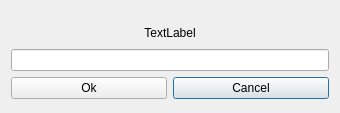
<?xml version="1.0" encoding="UTF-8"?>
<ui version="4.0">
 <class>SetNameWidnow</class>
 <widget class="QDialog" name="SetNameWidnow">
  <property name="geometry">
   <rect>
    <x>0</x>
    <y>0</y>
    <width>340</width>
    <height>113</height>
   </rect>
  </property>
  <property name="windowTitle">
   <string>SetNameWidnow</string>
  </property>
  <layout class="QGridLayout" name="gridLayout_2">
   <item row="0" column="0">
    <layout class="QGridLayout" name="gridLayout">
     <item row="2" column="1">
      <widget class="QPushButton" name="cancelButton">
       <property name="text">
        <string>Cancel</string>
       </property>
      </widget>
     </item>
     <item row="0" column="0" colspan="2">
      <widget class="QLabel" name="textLabel">
       <property name="minimumSize">
        <size>
         <width>0</width>
         <height>30</height>
        </size>
       </property>
       <property name="maximumSize">
        <size>
         <width>16777215</width>
         <height>20</height>
        </size>
       </property>
       <property name="text">
        <string>TextLabel</string>
       </property>
       <property name="alignment">
        <set>Qt::AlignCenter</set>
       </property>
      </widget>
     </item>
     <item row="2" column="0">
      <widget class="QPushButton" name="okButton">
       <property name="text">
        <string>Ok</string>
       </property>
      </widget>
     </item>
     <item row="1" column="0" colspan="2">
      <widget class="QLineEdit" name="lineEdit"/>
     </item>
    </layout>
   </item>
  </layout>
 </widget>
 <layoutdefault spacing="6" margin="11"/>
 <resources/>
 <connections>
  <connection>
   <sender>cancelButton</sender>
   <signal>clicked()</signal>
   <receiver>SetNameWidnow</receiver>
   <slot>cancelButtonPressed()</slot>
   <hints>
    <hint type="sourcelabel">
     <x>251</x>
     <y>89</y>
    </hint>
    <hint type="destinationlabel">
     <x>169</x>
     <y>56</y>
    </hint>
   </hints>
  </connection>
  <connection>
   <sender>lineEdit</sender>
   <signal>textChanged(QString)</signal>
   <receiver>SetNameWidnow</receiver>
   <slot>textChanged()</slot>
   <hints>
    <hint type="sourcelabel">
     <x>169</x>
     <y>59</y>
    </hint>
    <hint type="destinationlabel">
     <x>169</x>
     <y>56</y>
    </hint>
   </hints>
  </connection>
  <connection>
   <sender>okButton</sender>
   <signal>clicked()</signal>
   <receiver>SetNameWidnow</receiver>
   <slot>okButtonPressed()</slot>
   <hints>
    <hint type="sourcelabel">
     <x>88</x>
     <y>89</y>
    </hint>
    <hint type="destinationlabel">
     <x>169</x>
     <y>56</y>
    </hint>
   </hints>
  </connection>
 </connections>
 <slots>
  <slot>okButtonPressed()</slot>
  <slot>textChanged()</slot>
  <slot>cancelButtonPressed()</slot>
 </slots>
</ui>
